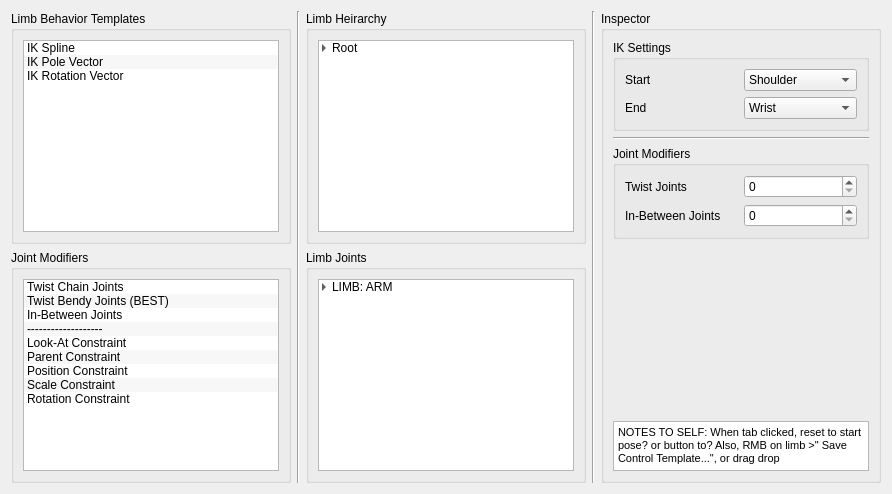
        <widget class="QWidget" name="tab_9">
         <attribute name="title">
          <string>Controller Behaviours</string>
         </attribute>
         <layout class="QHBoxLayout" name="horizontalLayout_48">
          <item>
           <layout class="QHBoxLayout" name="horizontalLayout_30">
            <item>
             <layout class="QVBoxLayout" name="verticalLayout_36">
              <item>
               <widget class="QGroupBox" name="groupBox_22">
                <property name="title">
                 <string>Limb Behavior Templates</string>
                </property>
                <layout class="QHBoxLayout" name="horizontalLayout_32">
                 <item>
                  <widget class="QListWidget" name="listWidget_9">
                   <property name="alternatingRowColors">
                    <bool>true</bool>
                   </property>
                   <item>
                    <property name="text">
                     <string>IK Spline</string>
                    </property>
                   </item>
                   <item>
                    <property name="text">
                     <string>IK Pole Vector</string>
                    </property>
                   </item>
                   <item>
                    <property name="text">
                     <string>IK Rotation Vector</string>
                    </property>
                   </item>
                  </widget>
                 </item>
                </layout>
               </widget>
              </item>
              <item>
               <widget class="QGroupBox" name="groupBox_24">
                <property name="title">
                 <string>Joint Modifiers</string>
                </property>
                <layout class="QHBoxLayout" name="horizontalLayout_40">
                 <item>
                  <layout class="QVBoxLayout" name="verticalLayout_62">
                   <item>
                    <widget class="QListWidget" name="listWidget_10">
                     <property name="alternatingRowColors">
                      <bool>true</bool>
                     </property>
                     <item>
                      <property name="text">
                       <string>Twist Chain Joints</string>
                      </property>
                     </item>
                     <item>
                      <property name="text">
                       <string>Twist Bendy Joints (BEST)</string>
                      </property>
                     </item>
                     <item>
                      <property name="text">
                       <string>In-Between Joints</string>
                      </property>
                     </item>
                     <item>
                      <property name="text">
                       <string>-------------------</string>
                      </property>
                     </item>
                     <item>
                      <property name="text">
                       <string>Look-At Constraint</string>
                      </property>
                     </item>
                     <item>
                      <property name="text">
                       <string>Parent Constraint</string>
                      </property>
                     </item>
                     <item>
                      <property name="text">
                       <string>Position Constraint</string>
                      </property>
                     </item>
                     <item>
                      <property name="text">
                       <string>Scale Constraint</string>
                      </property>
                     </item>
                     <item>
                      <property name="text">
                       <string>Rotation Constraint</string>
                      </property>
                     </item>
                    </widget>
                   </item>
                  </layout>
                 </item>
                </layout>
               </widget>
              </item>
             </layout>
            </item>
            <item>
             <widget class="Line" name="line_12">
              <property name="orientation">
               <enum>Qt::Vertical</enum>
              </property>
             </widget>
            </item>
            <item>
             <layout class="QVBoxLayout" name="verticalLayout_64">
              <item>
               <widget class="QGroupBox" name="groupBox_33">
                <property name="title">
                 <string>Limb Heirarchy</string>
                </property>
                <layout class="QHBoxLayout" name="horizontalLayout_45">
                 <item>
                  <layout class="QVBoxLayout" name="verticalLayout_65">
                   <item>
                    <widget class="QTreeWidget" name="treeWidget_13">
                     <property name="autoScrollMargin">
                      <number>16</number>
                     </property>
                     <property name="alternatingRowColors">
                      <bool>true</bool>
                     </property>
                     <property name="selectionMode">
                      <enum>QAbstractItemView::SingleSelection</enum>
                     </property>
                     <property name="autoExpandDelay">
                      <number>-1</number>
                     </property>
                     <property name="indentation">
                      <number>10</number>
                     </property>
                     <property name="headerHidden">
                      <bool>true</bool>
                     </property>
                     <column>
                      <property name="text">
                       <string notr="true">1</string>
                      </property>
                     </column>
                     <item>
                      <property name="text">
                       <string>Root</string>
                      </property>
                      <item>
                       <property name="text">
                        <string>Spine</string>
                       </property>
                       <item>
                        <property name="text">
                         <string>Arm (M)</string>
                        </property>
                        <item>
                         <property name="text">
                          <string>Hand</string>
                         </property>
                        </item>
                       </item>
                       <item>
                        <property name="text">
                         <string>Head</string>
                        </property>
                       </item>
                       <item>
                        <property name="text">
                         <string>Leg (M)</string>
                        </property>
                       </item>
                       <item>
                        <property name="text">
                         <string>Tail</string>
                        </property>
                       </item>
                      </item>
                     </item>
                    </widget>
                   </item>
                  </layout>
                 </item>
                </layout>
               </widget>
              </item>
              <item>
               <widget class="QGroupBox" name="groupBox_34">
                <property name="title">
                 <string>Limb Joints</string>
                </property>
                <layout class="QVBoxLayout" name="verticalLayout_66">
                 <item>
                  <layout class="QVBoxLayout" name="verticalLayout_67">
                   <item>
                    <widget class="QTreeWidget" name="treeWidget_14">
                     <property name="alternatingRowColors">
                      <bool>true</bool>
                     </property>
                     <property name="selectionMode">
                      <enum>QAbstractItemView::SingleSelection</enum>
                     </property>
                     <property name="indentation">
                      <number>10</number>
                     </property>
                     <property name="headerHidden">
                      <bool>true</bool>
                     </property>
                     <column>
                      <property name="text">
                       <string>1</string>
                      </property>
                     </column>
                     <item>
                      <property name="text">
                       <string>LIMB: ARM</string>
                      </property>
                      <item>
                       <property name="text">
                        <string>CLV [R]</string>
                       </property>
                       <item>
                        <property name="text">
                         <string>SLD [R]</string>
                        </property>
                        <item>
                         <property name="text">
                          <string>ELB [R]</string>
                         </property>
                         <item>
                          <property name="text">
                           <string>WRS [R]</string>
                          </property>
                         </item>
                        </item>
                       </item>
                      </item>
                      <item>
                       <property name="text">
                        <string>CLV [L]</string>
                       </property>
                       <item>
                        <property name="text">
                         <string>SLD [L]</string>
                        </property>
                        <item>
                         <property name="text">
                          <string>ELB [L]</string>
                         </property>
                         <item>
                          <property name="text">
                           <string>WRS [L]</string>
                          </property>
                         </item>
                        </item>
                       </item>
                      </item>
                     </item>
                    </widget>
                   </item>
                  </layout>
                 </item>
                </layout>
               </widget>
              </item>
             </layout>
            </item>
            <item>
             <widget class="Line" name="line_13">
              <property name="orientation">
               <enum>Qt::Vertical</enum>
              </property>
             </widget>
            </item>
            <item>
             <layout class="QVBoxLayout" name="verticalLayout_72">
              <item>
               <widget class="QGroupBox" name="groupBox_36">
                <property name="title">
                 <string>Inspector</string>
                </property>
                <layout class="QHBoxLayout" name="horizontalLayout_46">
                 <item>
                  <layout class="QVBoxLayout" name="verticalLayout_73">
                   <item>
                    <widget class="QGroupBox" name="groupBox_37">
                     <property name="title">
                      <string>IK Settings</string>
                     </property>
                     <layout class="QHBoxLayout" name="horizontalLayout_47">
                      <item>
                       <layout class="QVBoxLayout" name="verticalLayout_74">
                        <item>
                         <layout class="QHBoxLayout" name="horizontalLayout_43">
                          <item>
                           <widget class="QLabel" name="label_8">
                            <property name="text">
                             <string>Start</string>
                            </property>
                           </widget>
                          </item>
                          <item>
                           <widget class="QComboBox" name="comboBox_5">
                            <property name="currentIndex">
                             <number>1</number>
                            </property>
                            <item>
                             <property name="text">
                              <string>Clavical</string>
                             </property>
                            </item>
                            <item>
                             <property name="text">
                              <string>Shoulder</string>
                             </property>
                            </item>
                            <item>
                             <property name="text">
                              <string>Elbow</string>
                             </property>
                            </item>
                            <item>
                             <property name="text">
                              <string>Wrist</string>
                             </property>
                            </item>
                           </widget>
                          </item>
                         </layout>
                        </item>
                        <item>
                         <layout class="QHBoxLayout" name="horizontalLayout_44">
                          <item>
                           <widget class="QLabel" name="label_9">
                            <property name="text">
                             <string>End</string>
                            </property>
                           </widget>
                          </item>
                          <item>
                           <widget class="QComboBox" name="comboBox_6">
                            <property name="currentIndex">
                             <number>3</number>
                            </property>
                            <item>
                             <property name="text">
                              <string>Clavical</string>
                             </property>
                            </item>
                            <item>
                             <property name="text">
                              <string>Shoulder</string>
                             </property>
                            </item>
                            <item>
                             <property name="text">
                              <string>Elbow</string>
                             </property>
                            </item>
                            <item>
                             <property name="text">
                              <string>Wrist</string>
                             </property>
                            </item>
                           </widget>
                          </item>
                         </layout>
                        </item>
                       </layout>
                      </item>
                     </layout>
                    </widget>
                   </item>
                   <item>
                    <widget class="Line" name="line_14">
                     <property name="orientation">
                      <enum>Qt::Horizontal</enum>
                     </property>
                    </widget>
                   </item>
                   <item>
                    <widget class="QGroupBox" name="groupBox_26">
                     <property name="title">
                      <string>Joint Modifiers</string>
                     </property>
                     <layout class="QVBoxLayout" name="verticalLayout_33">
                      <item>
                       <layout class="QVBoxLayout" name="verticalLayout_76">
                        <item>
                         <layout class="QHBoxLayout" name="horizontalLayout_50">
                          <item>
                           <widget class="QLabel" name="label_14">
                            <property name="text">
                             <string>Twist Joints</string>
                            </property>
                           </widget>
                          </item>
                          <item>
                           <widget class="QSpinBox" name="spinBox_4"/>
                          </item>
                         </layout>
                        </item>
                        <item>
                         <layout class="QHBoxLayout" name="horizontalLayout_49">
                          <item>
                           <widget class="QLabel" name="label_13">
                            <property name="text">
                             <string>In-Between Joints</string>
                            </property>
                           </widget>
                          </item>
                          <item>
                           <widget class="QSpinBox" name="spinBox"/>
                          </item>
                         </layout>
                        </item>
                       </layout>
                      </item>
                     </layout>
                    </widget>
                   </item>
                   <item>
                    <spacer name="verticalSpacer_5">
                     <property name="orientation">
                      <enum>Qt::Vertical</enum>
                     </property>
                     <property name="sizeHint" stdset="0">
                      <size>
                       <width>20</width>
                       <height>40</height>
                      </size>
                     </property>
                    </spacer>
                   </item>
                   <item>
                    <widget class="QTextEdit" name="textEdit_4">
                     <property name="sizePolicy">
                      <sizepolicy hsizetype="Expanding" vsizetype="Maximum">
                       <horstretch>0</horstretch>
                       <verstretch>0</verstretch>
                      </sizepolicy>
                     </property>
                     <property name="maximumSize">
                      <size>
                       <width>16777215</width>
                       <height>50</height>
                      </size>
                     </property>
                     <property name="html">
                      <string>&lt;!DOCTYPE HTML PUBLIC &quot;-//W3C//DTD HTML 4.0//EN&quot; &quot;http://www.w3.org/TR/REC-html40/strict.dtd&quot;&gt;
&lt;html&gt;&lt;head&gt;&lt;meta name=&quot;qrichtext&quot; content=&quot;1&quot; /&gt;&lt;style type=&quot;text/css&quot;&gt;
p, li { white-space: pre-wrap; }
&lt;/style&gt;&lt;/head&gt;&lt;body style=&quot; font-family:'MS Shell Dlg 2'; font-size:8.25pt; font-weight:400; font-style:normal;&quot;&gt;
&lt;p style=&quot; margin-top:0px; margin-bottom:0px; margin-left:0px; margin-right:0px; -qt-block-indent:0; text-indent:0px;&quot;&gt;NOTES TO SELF: When tab clicked, reset to start pose? or button to? Also, RMB on limb &amp;gt;&amp;quot; Save Control Template...&amp;quot;, or drag drop&lt;/p&gt;&lt;/body&gt;&lt;/html&gt;</string>
                     </property>
                    </widget>
                   </item>
                  </layout>
                 </item>
                </layout>
               </widget>
              </item>
             </layout>
            </item>
           </layout>
          </item>
         </layout>
        </widget>
